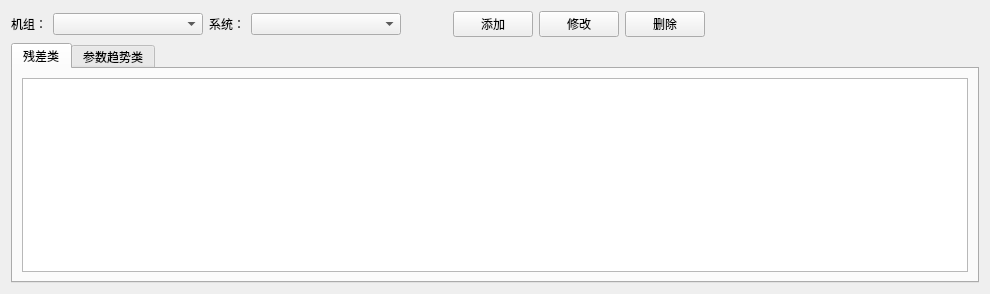
          <widget class="QWidget" name="tab1_5">
           <attribute name="title">
            <string>参数配置</string>
           </attribute>
           <layout class="QGridLayout" name="gridLayout_17">
            <item row="0" column="0">
             <widget class="QLabel" name="label_42">
              <property name="sizePolicy">
               <sizepolicy hsizetype="Fixed" vsizetype="Preferred">
                <horstretch>0</horstretch>
                <verstretch>0</verstretch>
               </sizepolicy>
              </property>
              <property name="text">
               <string>机组：</string>
              </property>
             </widget>
            </item>
            <item row="0" column="1">
             <widget class="QComboBox" name="comboBox_18">
              <property name="sizePolicy">
               <sizepolicy hsizetype="Minimum" vsizetype="Fixed">
                <horstretch>0</horstretch>
                <verstretch>0</verstretch>
               </sizepolicy>
              </property>
              <property name="minimumSize">
               <size>
                <width>150</width>
                <height>0</height>
               </size>
              </property>
             </widget>
            </item>
            <item row="0" column="2">
             <widget class="QLabel" name="label_43">
              <property name="sizePolicy">
               <sizepolicy hsizetype="Fixed" vsizetype="Preferred">
                <horstretch>0</horstretch>
                <verstretch>0</verstretch>
               </sizepolicy>
              </property>
              <property name="text">
               <string>系统：</string>
              </property>
             </widget>
            </item>
            <item row="0" column="3">
             <widget class="QComboBox" name="comboBox_17">
              <property name="sizePolicy">
               <sizepolicy hsizetype="Minimum" vsizetype="Fixed">
                <horstretch>0</horstretch>
                <verstretch>0</verstretch>
               </sizepolicy>
              </property>
              <property name="minimumSize">
               <size>
                <width>150</width>
                <height>0</height>
               </size>
              </property>
             </widget>
            </item>
            <item row="0" column="4">
             <spacer name="horizontalSpacer_14">
              <property name="orientation">
               <enum>Qt::Horizontal</enum>
              </property>
              <property name="sizeType">
               <enum>QSizePolicy::Maximum</enum>
              </property>
              <property name="sizeHint" stdset="0">
               <size>
                <width>40</width>
                <height>20</height>
               </size>
              </property>
             </spacer>
            </item>
            <item row="0" column="5">
             <widget class="QPushButton" name="pushButton_29">
              <property name="text">
               <string>添加</string>
              </property>
             </widget>
            </item>
            <item row="0" column="6">
             <widget class="QPushButton" name="pushButton_28">
              <property name="text">
               <string>修改</string>
              </property>
             </widget>
            </item>
            <item row="0" column="7">
             <widget class="QPushButton" name="pushButton_27">
              <property name="text">
               <string>删除</string>
              </property>
             </widget>
            </item>
            <item row="0" column="8">
             <spacer name="horizontalSpacer_13">
              <property name="orientation">
               <enum>Qt::Horizontal</enum>
              </property>
              <property name="sizeHint" stdset="0">
               <size>
                <width>268</width>
                <height>20</height>
               </size>
              </property>
             </spacer>
            </item>
            <item row="1" column="0" colspan="9">
             <widget class="QTabWidget" name="tabWidget_7">
              <property name="currentIndex">
               <number>0</number>
              </property>
              <widget class="QWidget" name="tab_14">
               <attribute name="title">
                <string>残差类</string>
               </attribute>
               <layout class="QGridLayout" name="gridLayout_19">
                <item row="0" column="0">
                 <widget class="QTableView" name="tableView_15"/>
                </item>
               </layout>
              </widget>
              <widget class="QWidget" name="tab_15">
               <attribute name="title">
                <string>参数趋势类</string>
               </attribute>
               <layout class="QGridLayout" name="gridLayout_18">
                <item row="0" column="0">
                 <widget class="QTableView" name="tableView_14"/>
                </item>
               </layout>
              </widget>
             </widget>
            </item>
           </layout>
          </widget>
